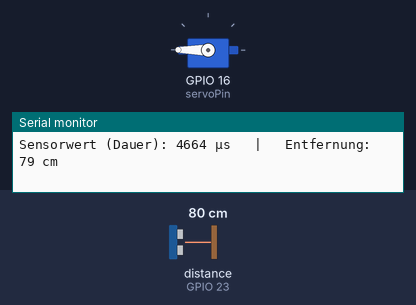
The sketch below on a simulated ESP32. On the bench: servo, the last lines printed to the serial monitor. Wiring (inferred from the names in the program): ultrasonic range finder: trigger GPIO 22; echo GPIO 23. The inputs (shaded band) are chosen by the test bench; at power-on: distance to the obstacle (sensor on GPIO 23) 80 cm. The echo pulse lasts 58.3 µs per cm.

Above: at 1.2 s.
1.3 s: distance to the obstacle (sensor on GPIO 23) set to 17 cm
2.8 s: distance to the obstacle (sensor on GPIO 23) set to 13 cm
At 4.0 s:
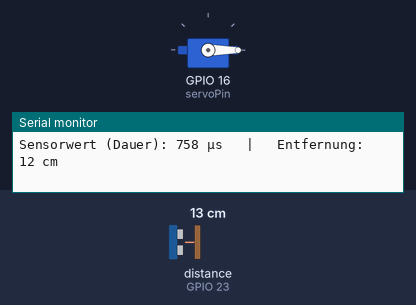
4.3 s: distance to the obstacle (sensor on GPIO 23) set to 18 cm
At 5.8 s:
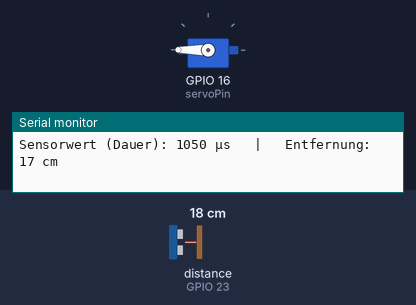
6.4 s: distance to the obstacle (sensor on GPIO 23) set to 2 cm
At 7.5 s:
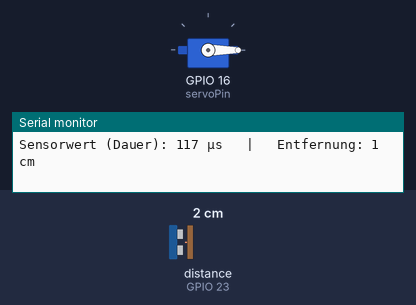
Timing chart, 0 to 9.0 s (numbered marks = the images above; inputs shaded):
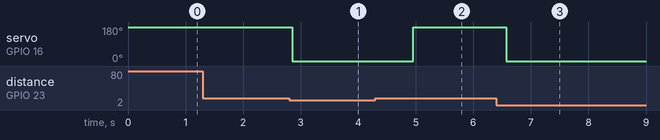

The sketch:

maoam.ino
```cpp
#include <Arduino.h>
#include <ESP32Servo.h>

const int trigPin = 22;
const int echoPin = 23;
Servo myServo;
const int servoPin = 16;
long duration;
int distance;

void setup() {
  Serial.begin(115200);

  pinMode(trigPin, OUTPUT);
  pinMode(echoPin, INPUT);

  myServo.attach(servoPin);
  myServo.write(180); //Servo auf 180 Grad setzen
}

void loop() {
  digitalWrite(trigPin, LOW);
  delayMicroseconds(2);
  digitalWrite(trigPin, HIGH);
  delayMicroseconds(10);
  digitalWrite(trigPin, LOW);

  duration = pulseIn(echoPin, HIGH, 30000);
  distance = duration * 0.034 / 2;

  Serial.print("Sensorwert (Dauer): ");
  Serial.print(duration);
  Serial.print(" µs   |   ");

  Serial.print("Entfernung: ");
  Serial.print(distance);
  Serial.println(" cm");

  if (distance > 0 && distance < 15) {
    myServo.write(0);
    delay(500);
  } else {
    myServo.write(180);
  }

  delay(200);
}
```

Measured:
- the behaviour switches between 16 and 15 cm on distance to the obstacle (sensor on GPIO 23) (found by bisection; images 0 and 1)
- after the input at 2.8 s, servo on GPIO 16 (servoPin): 180° → 0° after 0.05 s
- after the input at 4.3 s, servo on GPIO 16 (servoPin): 0° → 180° after 0.66 s
- after the input at 6.4 s, servo on GPIO 16 (servoPin): 180° → 0° after 0.17 s
